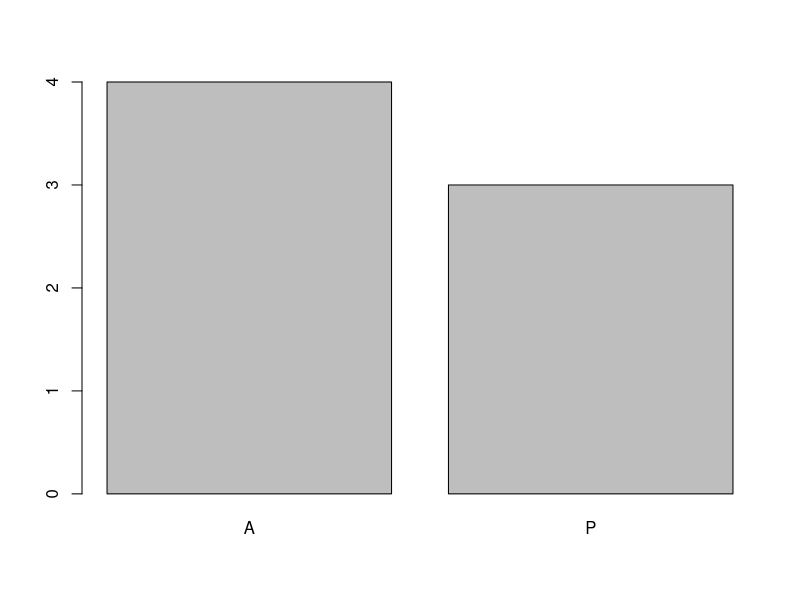
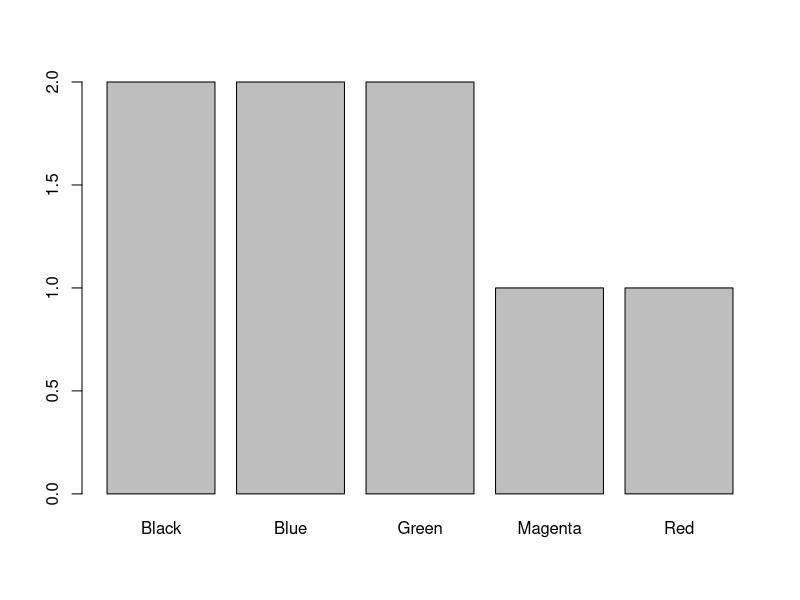
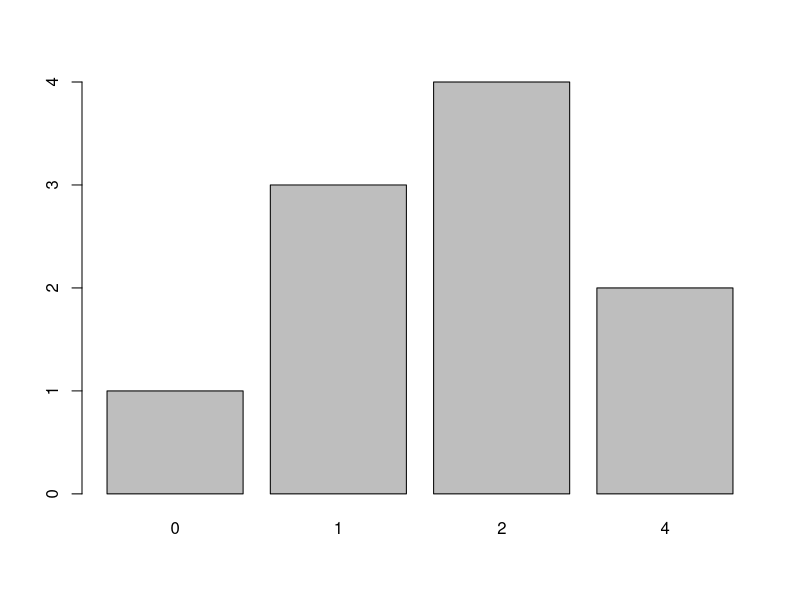

The R script that drew these images, in order:
attendance = c('A','A','P','P','A','P','A')
attendance
color = c("Red","Blue","Green","Magenta","Green","Black","Blue","Black")
color
summary(attendance)
no_of_siblings=c(2,1,2,4,1,0,1,2,4,2)
no_of_siblings
?import
?join
table(attendance)
table(color)
table(no_of_siblings)
?cbind
cbind(table(attendance))
barplot(table(attendance))
barplot(table(color))
barplot(table(no_of_siblings))
x_random = rnorm(100,mean=5,sd=6)
x_random
marks=ceiling(runif(50,0,100))
marks
set.seed(1234)
marks=ceiling(runif(50,0,100))
marks
marks=ceiling(runif(50,0,100))
marks
cat(marks)
range(marks)
?range
breaks=seq(0,100,by=10)
breaks
marks.cut = cut(marks,breaks)
marks.cut
marks.table=table(marks.cut)
marks.table
cbind(marks.table)
